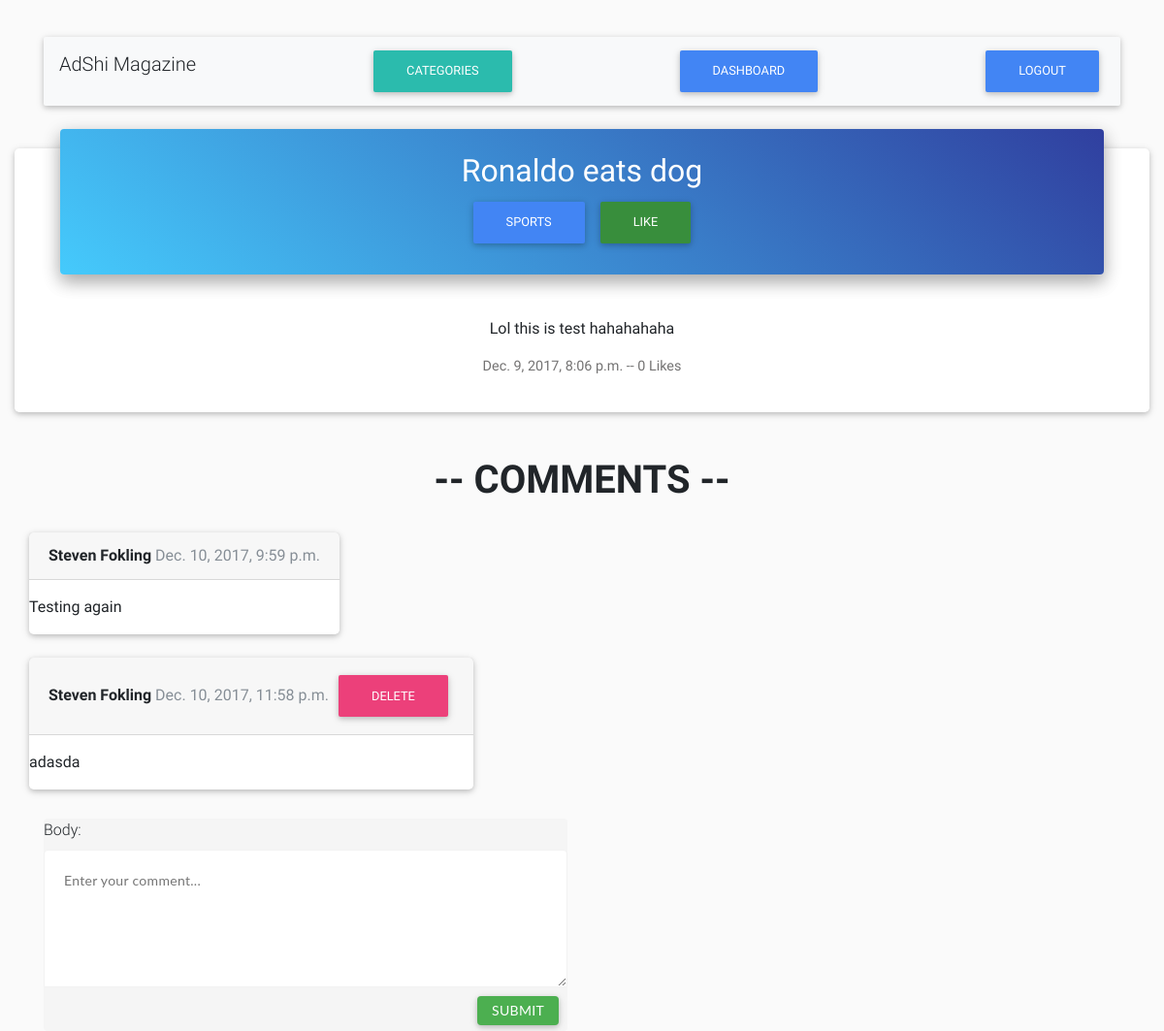
The app's page /magazine/article/1 (signed in) with its own data.
### mag/models.py (models this page shows, shortened)
class Article(models.Model):
    title = models.CharField(max_length=250)
    slug = models.SlugField(max_length=250, unique=True)
    body = models.TextField()
    date_posted = models.DateTimeField(db_index=True, auto_now_add=True)
    category = models.ForeignKey(Category, on_delete=models.CASCADE)
    likes = models.ManyToManyField(MagUser)
    class Meta:
        get_latest_by = "date_posted"

class Category(models.Model):
    title = models.CharField(max_length=250, unique=True)
    slug = models.SlugField(max_length=100, unique=True)

class MagUser(models.Model):
    email = models.EmailField('Email Address', unique=True)
    first_name = models.CharField('First Name', max_length=30)
    last_name = models.CharField('Last Name', max_length=30)
    phone_regex = RegexValidator(regex=r'^0\d{10}$', message="Phone number must be entered. 11 Digits.")
    phone_number = models.CharField(validators=[phone_regex], max_length=15, blank=True)
    password = models.CharField(max_length=64, null=True)
    logged_in = models.BooleanField(default=False)
    def get_full_name(self):
        full_name = '%s %s' % (self.first_name, self.last_name)
        return full_name.strip()
    def is_authenticated(self):
        return self.email != "anon@default.com" and self.logged_in

class Comment(models.Model):
    user = models.ForeignKey(MagUser, on_delete=models.CASCADE)
    body = models.TextField()
    article = models.ForeignKey(Article, on_delete=models.CASCADE, related_name="comments")
    date_time = models.DateTimeField(db_index=True, auto_now_add=True)

### mag/views.py (the view)
# urls.py: url(r'^article/(?P<a_id>[^.]+)$', mag_view.article_view, name='get_article'),
def article_view(request, a_id):
    article = Article.objects.get(pk=a_id)
    user = __user(request)
    like_val = "Like"
    if user is not defaultUser:
        like_val = "Dislike" if user in article.likes.all() else "Like"
    return render(request, 'mag/article.html', context={'article': article, 'user': user, 'form': CommentForm(),
                                                        'like': like_val})

### mag/forms.py
class CommentForm(forms.ModelForm):
    class Meta:
        model = Comment
        fields = ('body',)
        widgets = {
            'body': forms.Textarea(
                attrs={'id': 'com-body', 'required': True, 'placeholder': 'Enter your comment...'}),
        }

### mag/views.py (called while the page is built)
def __user(request):
    user_email = request.session.get('currentUser')
    if user_email is not None:
        return MagUser.objects.get(email=user_email)
    else:
        return defaultUser

### templates/mag/article.html (shortened to what this page needs)
{% extends 'base.html' %}
{% load staticfiles %}
{% block css %}
    <link rel="stylesheet" href="{% static 'mag/css/style.css' %}"/>
{% endblock %}
{% block content %}
    <div class='card card-cascade narrower'>
        <div class='view gradient-card-header blue-gradient'>
            <h2 class='h2-responsive'>{{ article.title }}</h2>
            <div class='text-center'>
                <a href="{% url 'articles_category' c_title=article.category.slug %}" class='btn btn-primary waves-effect waves-light' id="cat-{{ article.category.id }}">{{ article.category.title }}</a>
                {% if user.is_authenticated %}
                    <a type="button" class="btn btn-green waves-effect waves-light" id="like-btn" onclick="likeDislike()">{{ like }}</a>
                {% else %}
                    <a type="button" class="btn btn-green waves-effect waves-light disabled" id="like-btn">Like</a>
                {% endif %}
           </div>
        </div>
       <div class='card-body text-center'>
           <p class='card-text'>{{ article.body|linebreaks }}</p>
           <p class="card-text">{{ article.date_posted }}  --  {{ article.likes.count }} Likes</p>
       </div>
    </div>
    <br><br>
    <div style="align-items: center;" class="container">
        <div class="row">
            <div class="col-sm-12">
                <h1 style="font-weight: bold; text-align: center;"> -- COMMENTS --</h1>
            </div>
        </div>
        <div id="comments-here">
            {% for comment in article.comments.all %}
                <br>
                <div class="row" id="com-{{ comment.id }}">
                    <div class="card">
                        <div class="card-header">
                            <strong>{{ user.get_full_name }}</strong> <span class="text-muted">{{ comment.date_time }}</span>
                            {% if user.is_authenticated and comment.user.id == user.id  %}
                                <button type="button" class="btn btn-small btn-pink" onclick="delComment({{ comment.id }})">Delete</button>
                            {% endif %}
                        </div>
                        <div class="card-block">
                            <p class="card-text" style="text-align: justify">{{ comment.body|linebreaks }}</p>
                        </div>
                    </div>
                </div>
            {% empty %}
                <p style="text-align: center">No Comments for this article.</p>
            {% endfor %}
        </div>
        <div class="row" style="align-items: center; align-content: center;">
            <div class="col-md-6">
                <div class="widget-area no-padding blank">
                    <div class="status-upload">
                        <form method="post" class="post-form">
                            {{ form.as_p }}
                            <button type="submit" class="btn btn-success green">Submit</button>
                        </form>
                    </div>
                </div>
            </div>
        </div>
    </div>
{% endblock %}

### mag/static/mag/css/style.css (style rules this page uses)
body { background: #fafafa; }
.widget-area.blank { background: none repeat scroll 0 0 rgba(0, 0, 0, 0); -webkit-box-shadow: none; -moz-box-shadow: none; -ms-box-shadow: none; -o-box-shadow: none; box-shadow: none; }
body .no-padding { padding: 0; }
.widget-area { background-color: #fff; -webkit-border-radius: 4px; -moz-border-radius: 4px; -ms-border-radius: 4px; -o-border-radius: 4px; border-radius: 4px; -webkit-box-shadow: 0 0 16px rgba(0, 0, 0, 0.05); -moz-box-shadow: 0 0 16px rgba(0, 0, 0, 0.05); -ms-box-shadow: 0 0 16px rgba(0, 0, 0, 0.05); -o-box-shadow: 0 0 16px rgba(0, 0, 0, 0.05); box-shadow: 0 0 16px rgba(0, 0, 0, 0.05); float: left; margin-top: 30px; padding: 25px 30px; position: relative; width: 100%; }
.status-upload { background: none repeat scroll 0 0 #f5f5f5; -webkit-border-radius: 4px; -moz-border-radius: 4px; -ms-border-radius: 4px; -o-border-radius: 4px; border-radius: 4px; float: left; width: 100%; }
.status-upload form { float: left; width: 100%; }
.status-upload form textarea { background: none repeat scroll 0 0 #fff; border: medium none; -webkit-border-radius: 4px 4px 0 0; -moz-border-radius: 4px 4px 0 0; -ms-border-radius: 4px 4px 0 0; -o-border-radius: 4px 4px 0 0; border-radius: 4px 4px 0 0; color: #777777; float: left; font-family: Lato; font-size: 14px; height: 142px; letter-spacing: 0.3px; padding: 20px; width: 100%; resize:vertical; outline:none; border: 1px solid #F2F2F2; }
.status-upload form button { border: medium none; -webkit-border-radius: 4px; -moz-border-radius: 4px; -ms-border-radius: 4px; -o-border-radius: 4px; border-radius: 4px; color: #fff; float: right; font-family: Lato; font-size: 14px; letter-spacing: 0.3px; margin-right: 9px; margin-top: 9px; padding: 6px 15px; }

### records on screen
Article: title "Ronaldo eats dog", category "SPORTS", body "Lol this is test hahahahaha", date_posted "Dec. 9, 2017, 8:06 p.m.", likes.count "0"
Comment: date_time "Dec. 10, 2017, 9:59 p.m.", body "Testing again"
MagUser: get_full_name "Steven Fokling"
Comment: date_time "Dec. 10, 2017, 11:58 p.m.", body "adasda"

### other values on screen
{{ like }} "LIKE"
